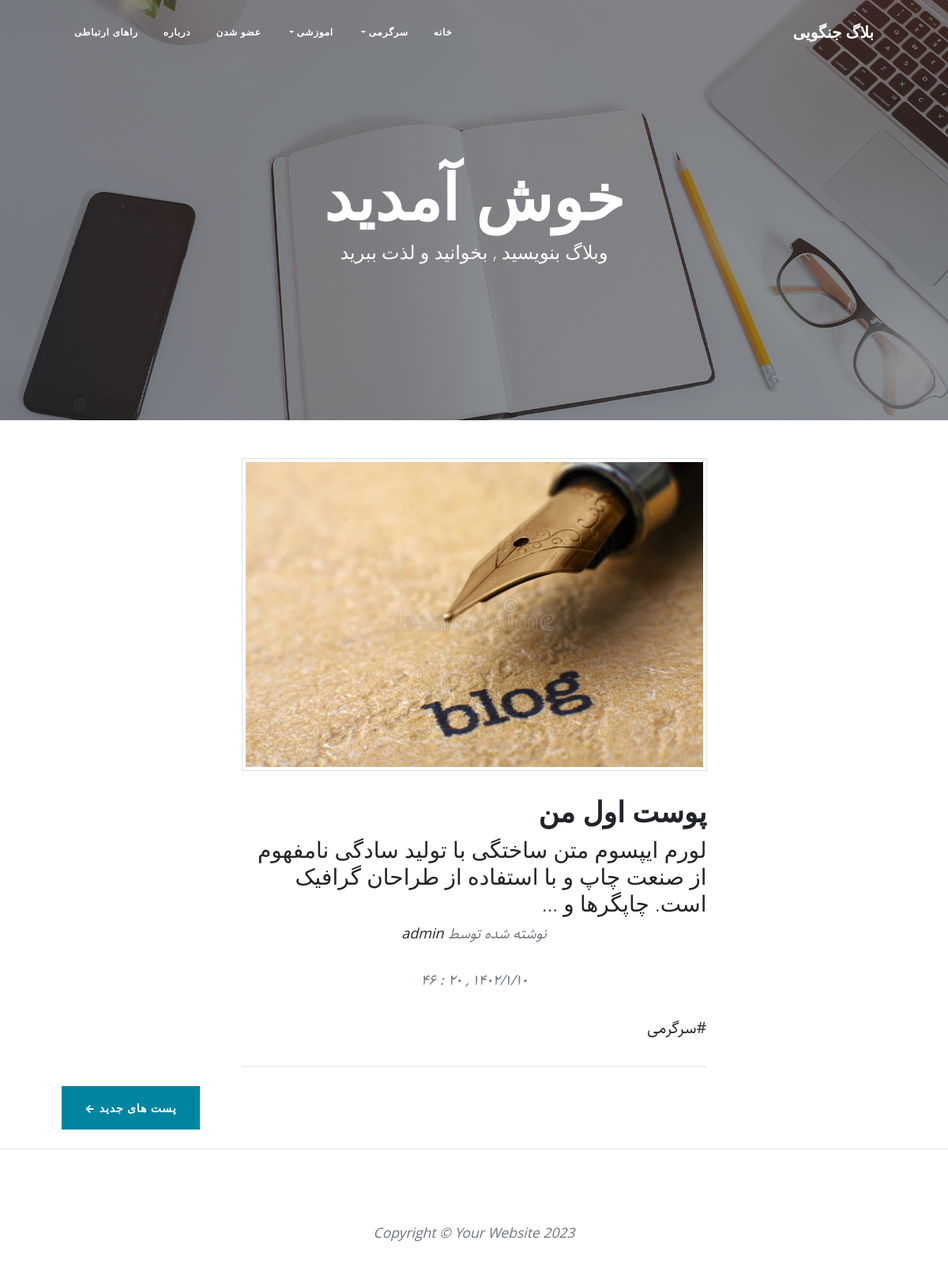
Page /page/3 on the earlier database version.
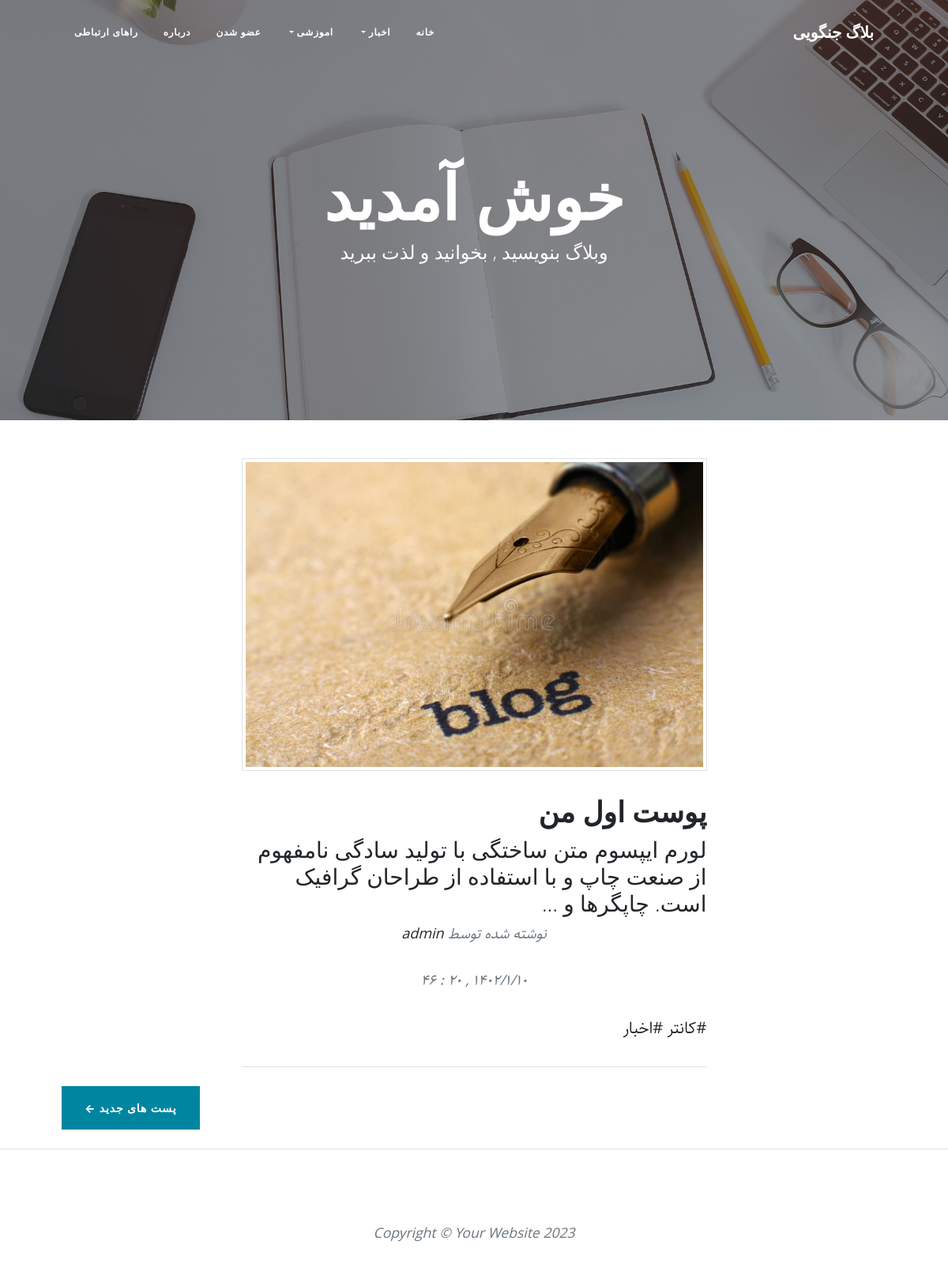
Same page on the later database version.
### blog/models.py (models this page shows, shortened)
class Category(models.Model) :
    parent = models.ForeignKey('self' , default=None , blank=True , null=True , related_name='children' , verbose_name='زیر دسته' , on_delete=models.SET_NULL)
    title = models.CharField(verbose_name = 'عنوان دسته بندی' , max_length=200)
    slug = models.SlugField(verbose_name = 'ادرس دسته بندی' , max_length=100 , unique=True)
    status = models.BooleanField(verbose_name = 'نمایش داده شود ؟' , default=True)
    position = models.IntegerField(verbose_name='پوزیشن')
    photo = models.ImageField(upload_to="categoryPic" , default="defualt/blog.jpg")
    class Meta :
        verbose_name = 'دسته بندی'
        verbose_name_plural = 'دسته بندی ها'
        ordering = ['-position']
    def __str__(self) :
        return self.title
    objects = CategoryManger()

class Article(models.Model) :
    STATUS_CHOICES = (
        ('d' , 'پرایوت'),
        ('p' , 'پابلیک')
    )
    title = models.CharField(verbose_name = 'عنوان' , max_length=200)
    slug = models.SlugField(verbose_name = 'عنوان جستجو' , max_length=100 , unique=True)
    description = models.TextField(verbose_name = 'متن')
    thumbnail = models.ImageField(verbose_name = 'تامبنیل' , upload_to='images' , default="defualt/blog.jpg")
    created = models.DateTimeField(verbose_name = 'زمان انتشار' , auto_now_add=True)
    updated = models.DateTimeField(verbose_name = 'زمان بروزرسانی'  , auto_now=True)
    status = models.CharField(verbose_name = 'وضعیت' , max_length=1 , choices=STATUS_CHOICES)
    author = models.ForeignKey(User , verbose_name = 'نویسنده' , on_delete=models.CASCADE , related_name='articles')
    category = models.ManyToManyField(Category, verbose_name='دسته بندی' , related_name='articles')
    class Meta :
        verbose_name = 'مقاله'
        verbose_name_plural = 'مقاله ها'
    def jalali_created(self) :
        return jalali_converter(self.created)
    jalali_created.short_description = 'زمان انتشار'
    def category_public(self) :
        return self.category.filter(status=True)
    def thumbnail_html(self) :
        return format_html(f'<img src="{self.thumbnail.url}" style="height:40px ; width:60px;">')
    thumbnail_html.short_description = 'تامبنیل'
    objects = ArticleManger()

### blog/views.py (the view)
# urls.py: path('' , ArticlesView.as_view() , name='home'),
class ArticlesView(ListView) :
    queryset = Article.objects.published().order_by('-created')
    paginate_by = 1
    template_name = 'blog/home.html' # or change html name to articles_view.html in blog folder
    context_object_name = 'articles'

### blog/templatetags/custom_tags.py (called while the page is built)
@register.inclusion_tag('base/partials/category_nav.html')
def category_nav_menu():
  categorys = Category.objects.filter(status=True)
  context = {
    'categorys' : categorys,
  }
  return context

### extensions/jalali.py (called while the page is built)
    def persian_tuple(self):
        return self.persian_year, self.persian_month, self.persian_day

### extensions/utils.py (called while the page is built)
def persian_number(str_number) :
    number = {
        "0" : "۰" ,
        "1" : "۱" ,
        "2" : "۲" ,
        "3" : "۳" ,
        "4" : "۴" ,
        "5" : "۵" ,
        "6" : "۶" ,
        "7" : "۷" ,
        "8" : "۸" ,
        "9" : "۹" ,
    }
    for e , p in number.items() :
        str_number = str_number.replace(e , p)
    return str_number

def jalali_converter(time) :
    time = timezone.localtime(time)
    time_str = "{},{},{}".format(time.year , time.month , time.day)
    time_tuple = jalali.Gregorian(time_str).persian_tuple()
    output = "{}/{}/{} , {} : {}".format(time_tuple[0] , time_tuple[1] , time_tuple[2] , time.hour , time.minute)
    return persian_number(output)

### template/blog/home.html (shortened to what this page needs)
{% extends "base/base.html" %}
{% load static %}
{% block header_pic %} {% static "blog/assets/img/home-bg.jpg" %} {% endblock header_pic %}
{% block header_title %} خوش آمدید {% endblock header_title %}
{% block header_text %} وبلاگ بنویسید , بخوانید و لذت ببرید  {% endblock header_text %}
{% block content %}
    <div class="container px-4 px-lg-5">
        <div class="row gx-4 gx-lg-5 justify-content-center">
            <div class="col-md-10 col-lg-8 col-xl-7">
                {% for article in articles %}
                    <div class="post-preview">
                        <a href="{% url 'blog:article_detail' article.slug %}">
                            <img src="{{article.thumbnail.url}}" alt="{{article.title}}" class="img-thumbnail">
                            <h2 class="post-title">{{article.title}}</h2>
                            <h3 class="post-subtitle">{{article.description|truncatewords:20}}</h3>
                        </a>
                        <p class="post-meta">
                            نوشته شده توسط
                            <a href="#!">{{article.author}}</a>
                        </p>
                        <p class="post-meta">
                            {{article.jalali_created}}
                        </p>
                        <p>{% for cat in article.category_public %}<a href="{% url 'blog:category' cat.slug %}" class="category_link">#{{cat.title}} </a>{% endfor %}</p>
                    </div>
                    <hr class="my-4" />
                {% endfor %}
            </div>
            <div class="d-flex justify-content-end mb-4">
                {% if page_obj.has_previous %}<a class="btn btn-primary text-uppercase" href="{% url 'blog:home' page_obj.previous_page_number %}">پست های جدید &larr;</a>{% endif %}
            </div>
        </div>
    </div>
{% endblock content %}

### template/base/partials/category_nav.html (shortened to what this page needs)
{% for category in categorys %}
    {% if category.parent == None %}
        <li class="nav-item dropdown">
            <a class="nav-link dropdown-toggle  px-lg-3 py-3 py-lg-4" href="#" role="button" data-bs-toggle="dropdown" aria-expanded="false">
                {{category.title}}
            </a>
        </li>
    {% endif %}
{% endfor %}

Differences in the rows shown:
removed Category: title "سرگرمی"
added Category: title "اخبار"
added Category: title "کانتر"
